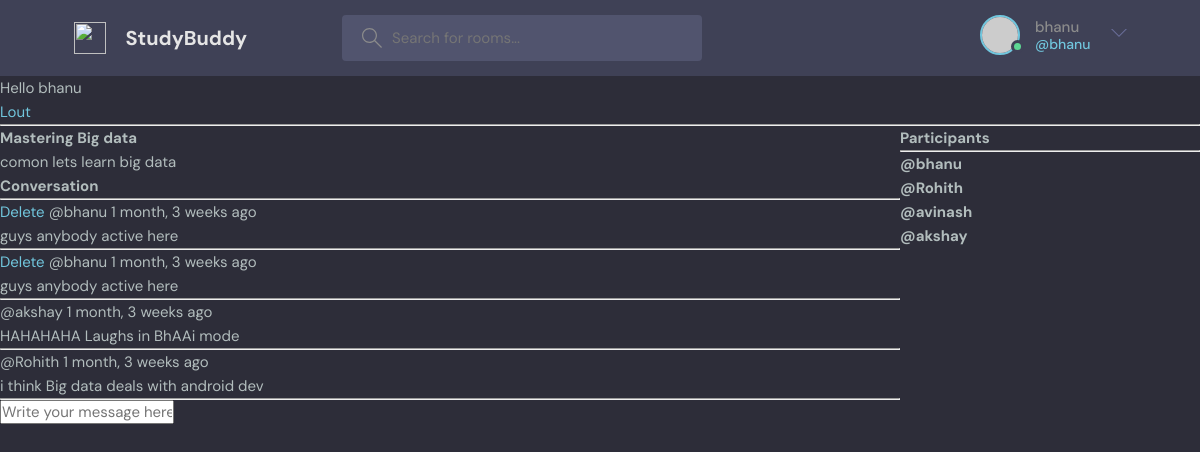
The page /room/5/ (signed in) on the database its author committed.
### base/models.py (models this page shows, shortened)
class Room(models.Model):
    host = models.ForeignKey(User,on_delete=models.SET_NULL,null=True)
    topic = models.ForeignKey(Topic,on_delete=models.SET_NULL,null=True)
    name = models.CharField(max_length=200)
    description = models.TextField(null=True,blank=True)
    participants =models.ManyToManyField(User,related_name='participants',blank=True)
    updated = models.DateTimeField(auto_now=True)
    created = models.DateTimeField(auto_now_add=True)
    class Meta:
        ordering = ['-updated','-created']

class Message(models.Model):
    user = models.ForeignKey(User,on_delete=models.CASCADE)
    room = models.ForeignKey(Room,on_delete=models.CASCADE)
    body = models.TextField()
    updated = models.DateTimeField(auto_now=True)
    created = models.DateTimeField(auto_now_add=True)
    class Meta:
        ordering = ['-updated','-created']

### base/views.py (the view, shortened to what this page needs)
# urls.py: path('room/<str:pk>/',views.room,name="room"),
def room(request,pk):
    room = Room.objects.get(id=pk)
    room_messages = room.message_set.all()
    participants = room.participants.all()
    print(participants)
    context = {'room':room,'room_messages':room_messages,'participants':participants}
    return render(request,'base/room.html',context)

### base/templates/base/room.html (shortened to what this page needs)
{% extends 'main.html'%}
{% block content %}
<div class="room-container">
    <div>
        <h1>{{room.name}}</h1>
        <p>{{room.description}}</p>
        <div class="comment-wrapper">
            <h3>Conversation</h3>
            <hr>
            {% for room_message in room_messages %}
            <div class="message-wrapper">
                {% if request.user == room_message.user%}
                <a href="{% url 'delete-message' room_message.id %}">Delete</a>
                {% endif %}
                <small>@{{room_message.user}} {{room_message.created|timesince}} ago</small>
                <p>{{room_message.body}}</p>
                <hr>
            </div>
            {% endfor %}
        </div>
        {% if request.user.is_authenticated %}
        <div class="comment-form">
            <form method="POST" action="">
                <input type="text" name="body" placeholder="Write your message here..."/>
            </form>
        </div>
        {% endif %}
    </div>
    <div>
        <h3>Participants</h3>
        <hr>
        {% for user in participants %}
        <h5>@{{user.username}}</h5>
        {% endfor %}
    </div>
</div>
{% endblock %}

### templates/main.html (shortened to what this page needs)
<!DOCTYPE html>
{% load static %}
<html lang="en">
  <head>
    <link rel="stylesheet" href="{% static 'styles/style.css' %}" />
  </head>
  <body>
    {% include 'navbar.html'%}
    {% block content %}
    {% endblock %}
  </body>
</html>

### templates/navbar.html (shortened to what this page needs)
<header class="header header--loggedIn">
    <div class="container">
      <a href="{% url 'home' %}" class="header__logo">
        <img src="assets/logo.svg" />
        <h1>StudyBuddy</h1>
      </a>
      <form class="header__search" method="GET" action="{% url 'home' %}">
        <label>
          <input name="q" placeholder="Search for rooms..." />
        </label>
      </form>
      <nav class="header__menu">
    {% if request.user.is_authenticated %}
        <div class="header__user">
          <a href="profile.html">
            <div class="avatar avatar--medium active">
              <img src="https://randomuser.me/api/portraits/men/37.jpg" />
            </div>
            <p> {{request.user.username}} <span>@{{request.user.username}} </span></p>
          </a>
          <button class="dropdown-button">
            <svg version="1.1" xmlns="http://www.w3.org/2000/svg" width="32" height="32" viewBox="0 0 32 32">
              <title>chevron-down</title>
              <path d="M16 21l-13-13h-3l16 16 16-16h-3l-13 13z"></path>
            </svg>
          </button>
        </div>
        {% else %}
         <a href="{% url 'login' %}">
          <img src="./assets/avatar.svg" />
          <p>Login</p>
        </a>
        {% endif %}
      </nav>
    </div>
  </header>
{% if request.user.is_authenticated %}
<p>Hello {{request.user.username}}</p>
<a href="{% url 'logout' %}">Lout</a>
{% else %}
<a href="{% url 'login' %}">Login</a>
{% endif %}
<hr>

### static/styles/style.css (style rules this page uses)
:root { --color-main: #71c6dd; --color-main-light: #e1f6fb; --color-dark: #3f4156; --color-dark-medium: #51546e; --color-dark-light: #696d97; --color-light: #e5e5e5; --color-gray: #8b8b8b; --color-light-gray: #b2bdbd; --color-bg: #2d2d39; --color-success: #5dd693; --color-error: #fc4b0b; }
* { font-family: "DM Sans", -apple-system, BlinkMacSystemFont, "Segoe UI", Roboto, Oxygen, Ubuntu, Cantarell, "Open Sans", "Helvetica Neue", sans-serif; margin: 0; padding: 0; box-sizing: border-box; text-rendering: optimizeLegibility; font-size: inherit; }
html { font-size: 56.25%; }
@media only screen and (min-width: 1200px) { html { font-size: 62.5%; } }
body { line-height: 1.6; font-weight: 400; font-size: 1.5rem; color: var(--color-light-gray); background-color: var(--color-bg); min-height: 100vh; }
img { width: 100%; }
a { display: inline-block; color: var(--color-main); text-decoration: none; }
.container { max-width: 120rem; width: 90%; margin: auto; }
.avatar { position: relative; display: inline-block; border-radius: 50%; border: 2px solid var(--color-main); }
.avatar img { display: block; border-radius: 50%; object-fit: cover; object-position: center; }
.avatar::after { content: ""; display: block; position: absolute; background-color: var(--color-gray); z-index: 111; border-radius: 50%; border: 0.3rem solid var(--color-dark); }
.avatar.active::after { background-color: var(--color-success); }
.avatar.avatar--medium img { width: 3.6rem; height: 3.6rem; border-radius: 50%; }
.avatar.avatar--medium:after { width: 0.7rem; height: 0.7rem; bottom: 0px; right: -6px; }
.header { padding: 1.5rem; background-color: var(--color-dark); }
.header > .container { display: flex; gap: 9.5rem; }
.header__logo, .header__user { display: flex; gap: 2rem; align-items: center; }
.header__logo > img { height: 3.2rem; width: 3.2rem; }
.header__logo > h1 { font-weight: 700; font-size: 2rem; color: var(--color-light); }
.header__search > label { background-color: var(--color-dark-medium); padding: 1.3rem 1rem; display: flex; align-items: center; gap: 1rem; border-radius: 4px; }
.header__search svg { fill: var(--color-gray); width: 2rem; height: 2rem; margin-left: 1rem; }
.header__search input { width: 30rem; background: transparent; border: none; outline: none; color: var(--color-light); }
.header__menu { margin-left: auto; position: relative; }
.header__menu a { display: flex; gap: 1.5rem; align-items: center; font-weight: 500; text-decoration: none; color: var(--color-gray); }
.header__menu img { height: 3.6rem; }
.header__menu p { line-height: 1.2; }
.header__menu span { color: var(--color-main); font-weight: 500; font-size: 1.4rem; display: block; }
.header__menu svg { width: 1.6rem; height: 1.6rem; fill: var(--color-dark-light); }
.dropdown-button { background: transparent; border: 0; outline: 0; cursor: pointer; }

### base/templates/base/room.html (style rules this page uses)
.room-container { display:grid; grid-template-columns: 3fr 1fr; }

### rows shown on the page
Room: name "Mastering Big data", description "comon lets learn big data"
Message: shows "Delete", user "bhanu", created "1 month, 3 weeks", body "guys anybody active here"
Message: shows "Delete", user "bhanu", created "1 month, 3 weeks", body "guys anybody active here"
Message: user "akshay", created "1 month, 3 weeks", body "HAHAHAHA Laughs in BhAAi mode"
Message: user "Rohith", created "1 month, 3 weeks", body "i think Big data deals with android dev"

### other values the page prints
{{ request.user.username }} "bhanu"
{{ user.username }} "bhanu"
{{ user.username }} "Rohith"
{{ user.username }} "avinash"
{{ user.username }} "akshay"
